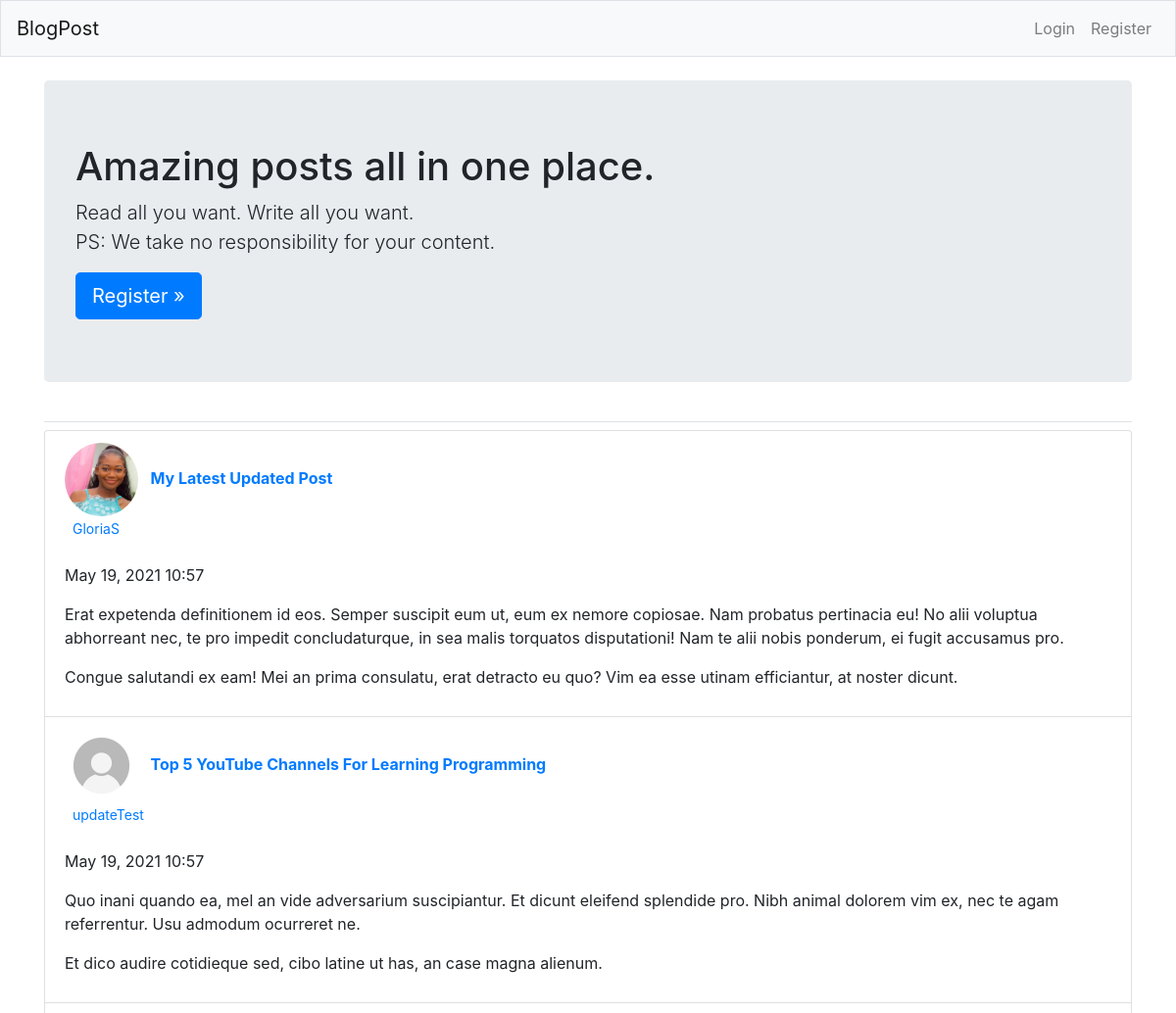
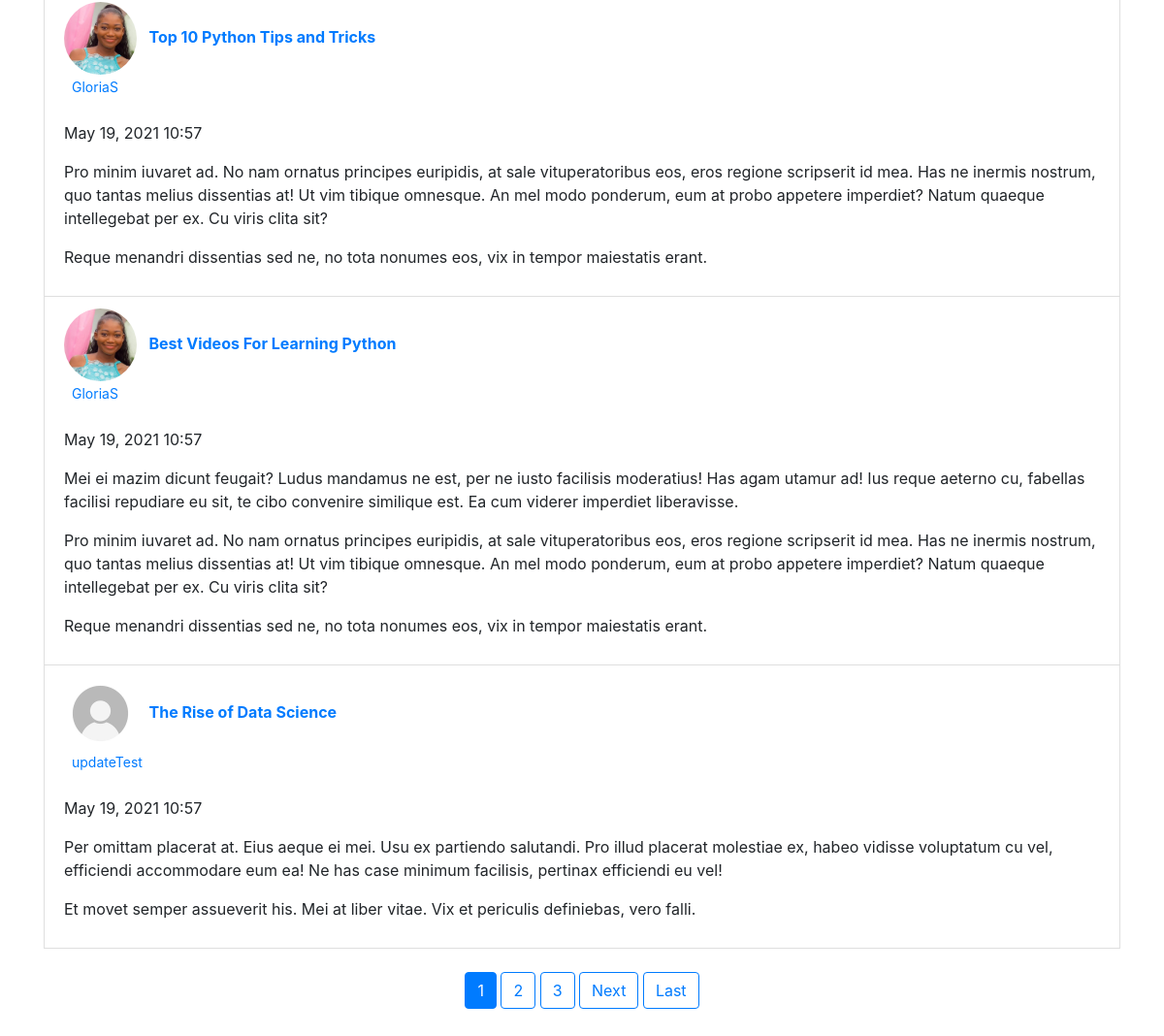
The page / on the database its author committed (2 pictures, top to bottom).
### BlogPost/models.py (models this page shows)
class BlogPost(models.Model):
    title = models.CharField(max_length=50)
    text = models.TextField()
    date_added = models.DateTimeField(auto_now_add=True)
    owner = models.ForeignKey(User, on_delete=models.CASCADE)
    def __str__(self):
        return self.title

### users/models.py (models this page shows, shortened)
class Profile(models.Model):
    user = models.OneToOneField(User, on_delete=models.CASCADE)
    image = models.ImageField(default='default.jpeg', upload_to='profile_pics')

### BlogPost/views.py (the view)
# urls.py: path('', views.BlogList.as_view(), name='index'),
class BlogList(ListView):
    model = BlogPost
    template_name = 'BlogPost/index.html'
    context_object_name = 'posts'
    ordering = ['-date_added']
    paginate_by = 5

### BlogPost/templates/BlogPost/index.html (shortened to what this page needs)
{% extends "BlogPost/base.html" %}
{% block page_header %}
    <div class="jumbotron">
        <h1 class="display-5">Amazing posts all in one place.</h1>
        <p class="lead">Read all you want. Write all you want.
            <br>PS: We take no responsibility for your content.
        </p>
        {% if user.is_authenticated %}
        <h4><a href="{% url 'BlogPost:new_blog' %}">Add new blog post</a></h4>
        {% else %}
        <a class="btn btn-lg btn-primary" href="{% url 'users:register' %}"
            role="button">Register &raquo;</a>
        {% endif %}
    </div>
{% endblock page_header %}
{% block content %}
    <ul class="list-group ">
        {% for post in posts %}
        <li class="list-group-item">
            <img class="rounded-circle account-img avatar" width="75px" height="75px" src="{{ post.owner.profile.image.url }}">
            <a class="ml-2" href="{% url 'BlogPost:blog_detail' post.id %}">
                <b>{{ post }}<br><a href="{% url 'BlogPost:user_posts' post.owner.username %}">
                    <small class="ml-2">{{ post.owner }}</small>
                </a></b>
            </a>
            <br><br>
            <p>{{ post.date_added|date:'M d, Y H:i' }}</p>
            <p>{{ post.text|linebreaks }}</p>
        </li>
        {% empty %}
            <p>No blog posts have been added.</p>
        {% endfor %}
        {% if page_obj.has_other_pages %}
            <center><p class="pt-4 mb-4">
                {% for num in page_obj.paginator.page_range %}
                    {% if page_obj.number == num %}
                        <a class='btn btn-primary mb-4' href="?page={{ num }}">{{ num }}</a>
                    {% elif num > page_obj.number|add:'-3' and num < page_obj.number|add:'3' %}
                        <a class='btn btn-outline-primary mb-4' href="?page={{ num }}">{{ num }}</a>
                    {% endif %}
                {% endfor %}
                {% if page_obj.has_next %}
                    <a class="btn btn-outline-primary mb-4" href="?page={{ page_obj.next_page_number }}">Next</a>
                    <a class="btn btn-outline-primary mb-4" href="?page={{ page_obj.paginator.num_pages }}">Last</a>
                {% endif %}
            </p></center>
        {% endif %}
    </ul>
{% endblock content %}

### BlogPost/templates/BlogPost/base.html (shortened to what this page needs)
{% load static %}
{% load bootstrap4 %}
<!doctype html>
<html lang="en">
<head>
    {% bootstrap_css %}
</head>
<body>
    <nav class="navbar navbar-expand-md navbar-light bg-light mb-4 border">
        <a class="navbar-brand" href = "{% url 'BlogPost:index' %}">
            BlogPost</a>
    <div class="collapse navbar-collapse" id="navbarCollapse">
        <ul class="navbar-nav ml-auto">
            {% if user.is_authenticated %}
            <li class="nav-item">
                <a class="nav-link" href = "{% url 'users:profile' %}">{{ user.username }}, Profile</a>
            </li>
            <li class="nav-item">
                <a class="nav-link" href = "{% url 'users:logout' %}">Logout</a>
            </li>
            {% else %}
            <li class="nav-item">
                <a class="nav-link" href = "{% url 'users:login' %}">Login</a>
            </li>
            <li class="nav-item">
                <a class="nav-link" href = "{% url 'users:register' %}">Register</a>
            </li>
            {% endif %}
        </ul>
    </div>
    </nav>
    <main role="main" class="container">
        <div class="pb-2 mb-2 border-bottom">
            {% block page_header %}{% endblock page_header %}
        </div>
        <div>
            {% block content %}{% endblock content %}
        </div>
    </main>
</body>
</html>

### rows shown on the page
BlogPost: owner.profile.image (picture), title "My Latest Updated Post", owner "GloriaS", date_added "May 19, 2021 10:57", text "Erat expetenda definitionem id eos. Semper suscipit eum ut, eum ex nemore copiosae. Nam probatus pertinacia eu! No alii voluptua abhorreant nec, te pro impedit concludaturque, in sea malis torquatos disputationi! Nam te alii nobis ponderum, ei fugit accusamus pro. Congue salutandi ex eam! Mei an prima consulatu, erat detracto eu quo? Vim ea esse utinam efficiantur, at noster dicunt."
BlogPost: owner.profile.image (placeholder picture), title "Top 5 YouTube Channels For Learning Programming", owner "updateTest", date_added "May 19, 2021 10:57", text "Quo inani quando ea, mel an vide adversarium suscipiantur. Et dicunt eleifend splendide pro. Nibh animal dolorem vim ex, nec te agam referrentur. Usu admodum ocurreret ne. Et dico audire cotidieque sed, cibo latine ut has, an case magna alienum."
BlogPost: owner.profile.image (picture), title "Top 10 Python Tips and Tricks", owner "GloriaS", date_added "May 19, 2021 10:57", text "Pro minim iuvaret ad. No nam ornatus principes euripidis, at sale vituperatoribus eos, eros regione scripserit id mea. Has ne inermis nostrum, quo tantas melius dissentias at! Ut vim tibique omnesque. An mel modo ponderum, eum at probo appetere imperdiet? Natum quaeque intellegebat per ex. Cu viris clita sit? Reque menandri dissentias sed ne, no tota nonumes eos, vix in tempor maiestatis erant."
BlogPost: owner.profile.image (picture), title "Best Videos For Learning Python", owner "GloriaS", date_added "May 19, 2021 10:57", text "Mei ei mazim dicunt feugait? Ludus mandamus ne est, per ne iusto facilisis moderatius! Has agam utamur ad! Ius reque aeterno cu, fabellas facilisi repudiare eu sit, te cibo convenire similique est. Ea cum viderer imperdiet liberavisse. Pro minim iuvaret ad. No nam ornatus principes euripidis, at sale vituperatoribus eos, eros regione scripserit id mea. Has ne inermis nostrum, quo tantas melius dissentias at! Ut vim tibique omnesque. An mel modo ponderum, eum at probo appetere imperdiet? Natum quaeque intellegebat per ex. Cu viris clita sit? Reque menandri dissentias sed ne, no tota nonumes eos, vix in tempor maiestatis erant."
BlogPost: owner.profile.image (placeholder picture), title "The Rise of Data Science", owner "updateTest", date_added "May 19, 2021 10:57", text "Per omittam placerat at. Eius aeque ei mei. Usu ex partiendo salutandi. Pro illud placerat molestiae ex, habeo vidisse voluptatum cu vel, efficiendi accommodare eum ea! Ne has case minimum facilisis, pertinax efficiendi eu vel! Et movet semper assueverit his. Mei at liber vitae. Vix et periculis definiebas, vero falli."

### other values the page prints
{{ num }} "1"
{{ num }} "2" "3"
